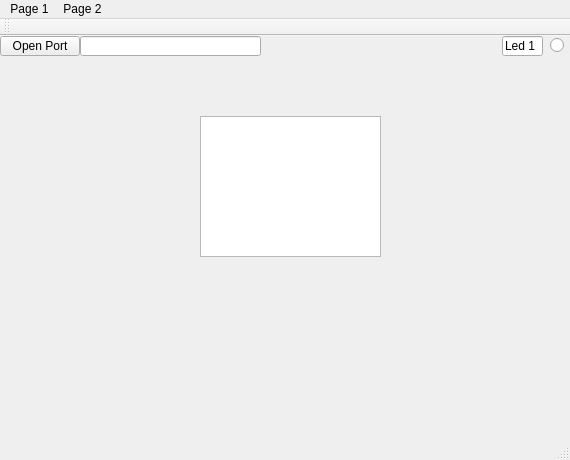
<?xml version="1.0" encoding="UTF-8"?>
<ui version="4.0">
 <class>MainWindow</class>
 <widget class="QMainWindow" name="MainWindow">
  <property name="geometry">
   <rect>
    <x>0</x>
    <y>0</y>
    <width>570</width>
    <height>460</height>
   </rect>
  </property>
  <property name="windowTitle">
   <string>MainWindow</string>
  </property>
  <widget class="QWidget" name="centralWidget">
   <widget class="QTextEdit" name="textEdit">
    <property name="geometry">
     <rect>
      <x>200</x>
      <y>80</y>
      <width>181</width>
      <height>141</height>
     </rect>
    </property>
   </widget>
   <widget class="QPushButton" name="pushButton">
    <property name="geometry">
     <rect>
      <x>0</x>
      <y>0</y>
      <width>80</width>
      <height>20</height>
     </rect>
    </property>
    <property name="text">
     <string>Open Port</string>
    </property>
   </widget>
   <widget class="QLineEdit" name="lineEdit_2">
    <property name="geometry">
     <rect>
      <x>502</x>
      <y>0</y>
      <width>41</width>
      <height>20</height>
     </rect>
    </property>
    <property name="text">
     <string>Led 1</string>
    </property>
   </widget>
   <widget class="QRadioButton" name="radioButton">
    <property name="geometry">
     <rect>
      <x>550</x>
      <y>0</y>
      <width>16</width>
      <height>18</height>
     </rect>
    </property>
    <property name="text">
     <string/>
    </property>
   </widget>
   <widget class="QLineEdit" name="lineEdit">
    <property name="geometry">
     <rect>
      <x>80</x>
      <y>0</y>
      <width>181</width>
      <height>20</height>
     </rect>
    </property>
   </widget>
  </widget>
  <widget class="QStatusBar" name="statusBar"/>
  <widget class="QToolBar" name="toolBar">
   <property name="windowTitle">
    <string>toolBar</string>
   </property>
   <attribute name="toolBarArea">
    <enum>TopToolBarArea</enum>
   </attribute>
   <attribute name="toolBarBreak">
    <bool>false</bool>
   </attribute>
  </widget>
  <widget class="QMenuBar" name="menuBar">
   <property name="geometry">
    <rect>
     <x>0</x>
     <y>0</y>
     <width>570</width>
     <height>17</height>
    </rect>
   </property>
   <widget class="QMenu" name="menuPage_1">
    <property name="title">
     <string>Page 1</string>
    </property>
    <addaction name="actionFile"/>
    <addaction name="actionExit"/>
   </widget>
   <widget class="QMenu" name="menuPage_2">
    <property name="title">
     <string>Page 2</string>
    </property>
   </widget>
   <addaction name="menuPage_1"/>
   <addaction name="menuPage_2"/>
  </widget>
  <action name="actionFile">
   <property name="text">
    <string>File</string>
   </property>
  </action>
  <action name="actionExit">
   <property name="text">
    <string>Exit</string>
   </property>
  </action>
 </widget>
 <layoutdefault spacing="6" margin="11"/>
 <resources/>
 <connections/>
</ui>
